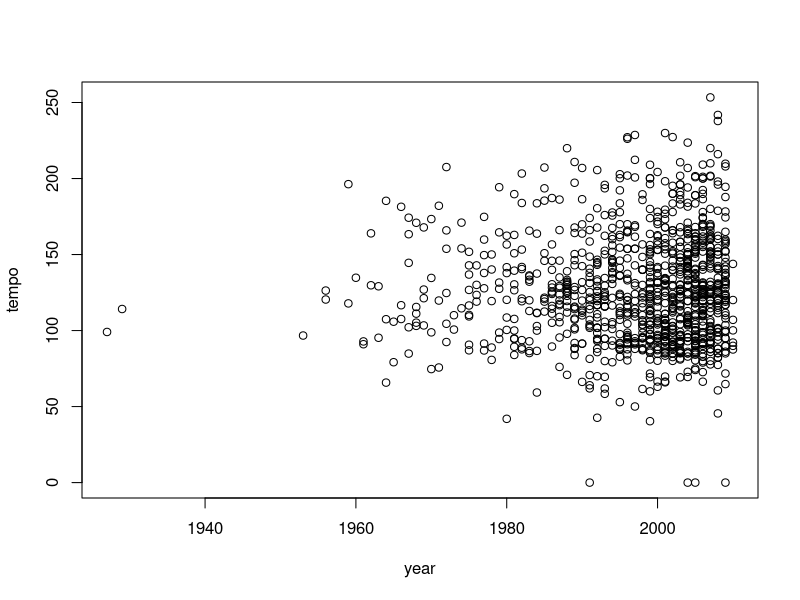
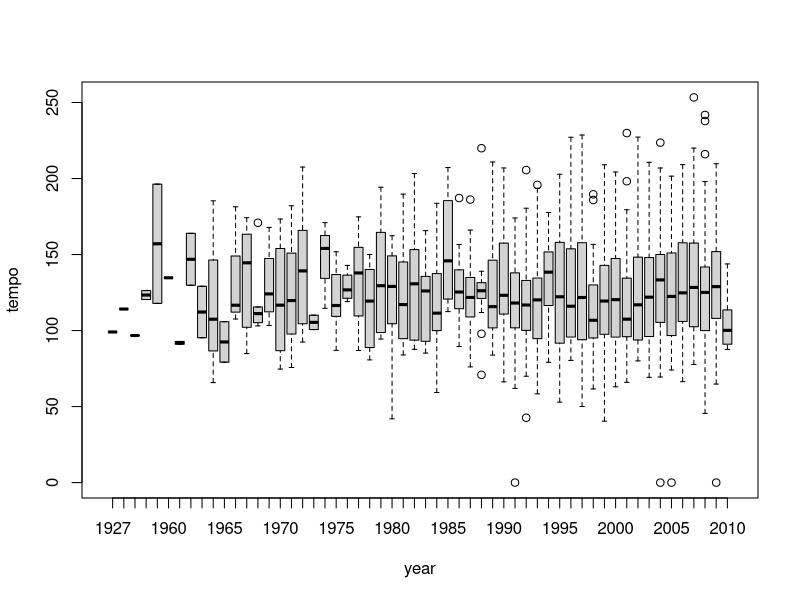

The R source for these figures, in order: (Note: this script raises an error after producing the figures.)
d <- read.csv('test06.csv')
summary(d)
#remove flawed data
dmod <- d[!d$year %in% c(0,1,.102,.328),]
summary(dmod)
#more data clean up
dmod1 <-dmod[!dmod$mode %in% c(2008,2005),]
#remove NA values
dmod2 <- na.omit(dmod1)
summary(dmod2$key)
summary(dmod2$artist_hotttnesss)
str(d) #view data types
View(d)
#create data frame for cluster analysis, needs to be all numeric values
dnumeric <- data.frame(dmod2$year,dmod2$artist_hotttnesss,dmod2$loudness,dmod2$song_hotttnesss,dmod2$tempo,dmod2$time_signature,dmod2$start_of_fade_out,dmod2$end_of_fade_in)
str(dnumeric)
summary(dnumeric)
summary(dmod2$year)
d1 <- d$year
#remove '0 or 1'year values
plot(tempo ~ year,data=dmod) #shows most songs are recent(sampling issue?)
boxplot(tempo ~ year,data=dmod)
#The following code was modified or created using this tutorial https://www.youtube.com/watch?v=5eDqRysaico
#Would like to thank Bharatendra Raj for a fine demonstration
#normalize the data with a z scale
#raw data values are of varying scales, larger values would dominate otherwise
z <- dnumeric[,-c(1,1)]
m <- apply(z,2,mean) #'2' signifies the column. If row , put '1'.
s <- apply(z,2,sd)
z <- scale(z,m,s)
summary(dmod2$key)
#Euclidean distance
#In principle,the larger the distance,the more contrast between data points.
#sample of 100 objects, dendrogram impossible to view otherwise
z1 <- z[1:100,] #This could be a sampling issue(i.e Randomness)
z2 <- z[500:1000,]
distance <- dist(z)
distance1 <- dist(z1)
print(distance,digits = 3)
#Cluser Dendrogram with Complete Linkage
hc.c <- hclust(distance)
hc.c1 <- hclust(distance1)
plot(hc.c,cex=.3)
plot(hc.c1,cex=.3) #Better visual,but smaller dataset used.
#Each branch can be viewed as a cluser


#Cluster Dendrogram with Average Linkage
hc.a <-hclust(distance,method = "average")
hc.a1 <-hclust(distance1,method = "average")
plot(hc.a1,hang=-1,cex=.4)
#Cluster Members table
#Matrix of members compared to cluser method
#If member.a[3] = member.c[3], then there is a match in num of clusters
member.c <- cutree(hc.c,15) #15 clusters
member.a <- cutree(hc.a,15)
table(member.a,member.c)

#Cluster Means
#Helpful in visualizing which field influences the cluster data

#Normalized averages
aggregate(z,list(member.c),mean)
#Average values that are not scaled,better visualization
aggregate(dnumeric[,-c(1,1)],list(member.c),mean)

#Silhouette Plot of sample size 100 w/15 cluster grouping
library(cluster)
#Values that are close to 1 are considered close to eachother
#Values that are negative are considered outliers
plot(silhouette(cutree(hc.c1,15),distance1),cex=.1)

#Scree Plot
#Gives insight on how many clusters to use
#Sum of squares formula
wss <- (nrow(z)-1)*sum(apply(z,2,var))
for (i in 2:20) {
  wss[i] <- sum(kmeans(z,centers = i)$withinss)
}
plot(1:20,wss,type = "b",xlab = "Number of Clusters",ylab = "Within Group Sum of Squares")

#K-Means Clustering
kclust <- kmeans(z,12)
kclust
kclust$centers #averages
#Some plots to test K-means cluster
plot(tempo~loudness,data = d,col = kclust$cluster)
plot(tempo~year,data = dmod2,col = kclust$cluster)
plot(loudness~year,data=dmod2,col=kclust$cluster)
plot(time_signature~tempo,data=dmod2,col=kclust$cluster)
plot(time_signature~loudness,data=dmod2,col=kclust$cluster)
plot(start_of_fade_out~end_of_fade_in,data=dmod2,col=kclust$cluster)
plot(song_hotttnesss~artist_hotttnesss,data=dmod2,col=kclust$cluster)
plot(start_of_fade_out~year,data=dmod2,col=kclust$cluster)
plot(end_of_fade_in~year,data=dmod2,col=kclust$cluster)

#Some correlation tests
cor(dmod2$loudness,dmod2$year)
cor(dmod2$time_signature,dmod2$tempo)
cor(dmod2$time_signature,dmod2$loudness)
cor(dmod2$start_of_fade_out,dmod2$end_of_fade_in)
cor(dmod2$artist_hotttnesss,dmod2$song_hotttnesss)
cor(dmod2$year,dmod2$end_of_fade_in)
cor(dmod2$year,dmod2$start_of_fade_out)
